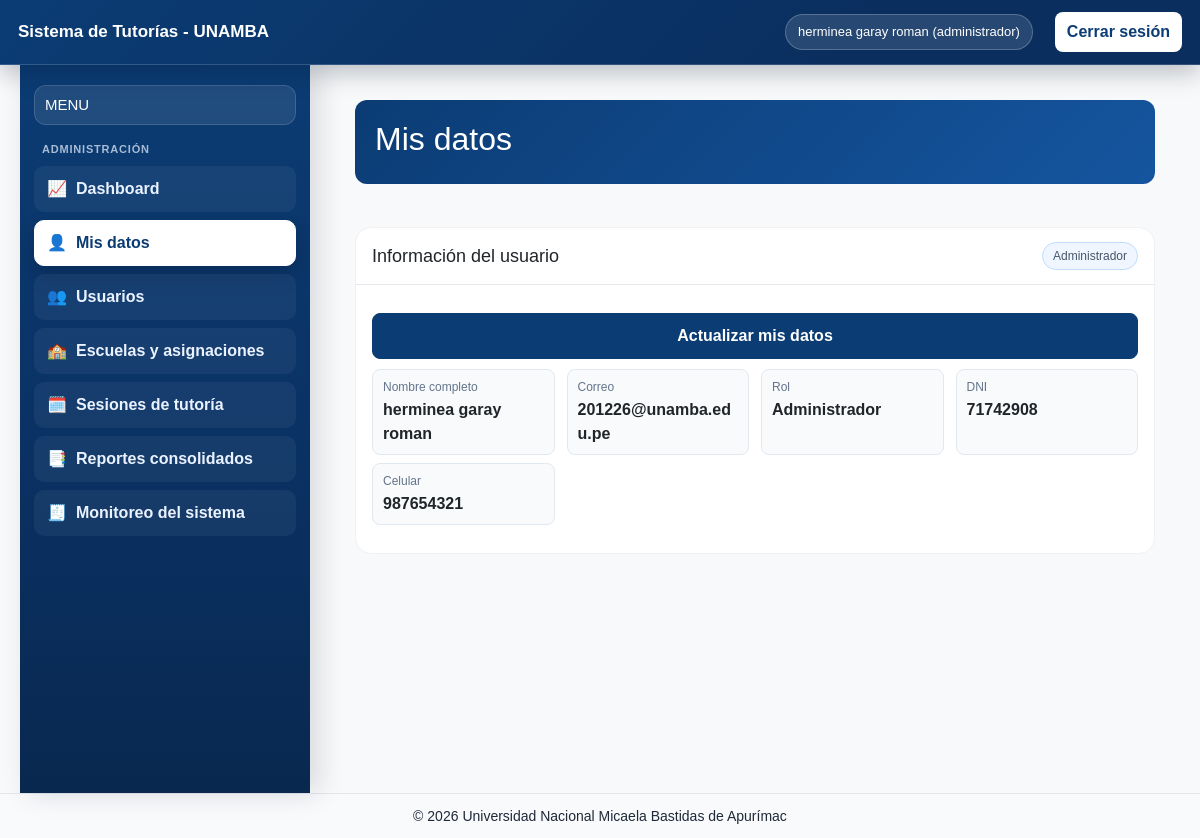
Screenshot of /index.php?route=perfil/mis-datos (signed in) with the database file from the repository.
### tables this page shows
CREATE TABLE `usuarios` (
  `id_usuario` int(11) NOT NULL,
  `uuid_usuario` char(36) NOT NULL,
  `dni` varchar(8) NOT NULL,
  `nombres` varchar(100) NOT NULL,
  `apellidos` varchar(100) NOT NULL,
  `sexo` enum('Masculino','Femenino','Otro') DEFAULT NULL,
  `correo` varchar(100) NOT NULL,
  `password` varchar(255) NOT NULL,
  `rol` enum('administrador','tutor','estudiante','especialista') NOT NULL,
  `celular` varchar(15) DEFAULT NULL,
  `estado` tinyint(1) DEFAULT 1,
  `ultimo_acceso` datetime DEFAULT NULL,
  `created_at` timestamp NOT NULL DEFAULT current_timestamp()
);

### app/controllers/PerfilController.php (called while the page is built, shortened)
<?php
require_once __DIR__ . '/../helpers/Auth.php';
require_once __DIR__ . '/../models/Usuario.php';
class PerfilController
{
    public function misDatos(): void
    {
        $authUser = Auth::user();
        $usuarioModel = new Usuario();
        $userDb = $usuarioModel->findFullById((int)($authUser['id'] ?? 0));
        $user = is_array($userDb) ? $userDb : $authUser;
        $rol = (string)($user['rol'] ?? $authUser['rol'] ?? '');
        require __DIR__ . '/../../views/perfil/mis_datos.php';
    }
}

### app/helpers/Auth.php (called while the page is built, shortened)
<?php
class Auth
{
    public static function user(): ?array
    {
        return $_SESSION['user'] ?? null;
    }
}

### app/models/Usuario.php (called while the page is built, shortened)
<?php
require_once __DIR__ . '/../config/database.php';
class Usuario
{
    private PDO $db;
    public function __construct()
    {
        $this->db = db();
    }
    public function findFullById(int $id): ?array
    {
        $sql = "SELECT
                    id_usuario,
                    uuid_usuario,
                    dni,
                    nombres,
                    apellidos,
                    sexo,
                    correo,
                    password,
                    rol,
                    celular,
                    estado,
                    ultimo_acceso,
                    created_at
                FROM usuarios
                WHERE id_usuario = :id
                LIMIT 1";
        $stmt = $this->db->prepare($sql);
        $stmt->execute(['id' => $id]);
        $user = $stmt->fetch(PDO::FETCH_ASSOC);
        return $user ?: null;
    }
}

### app/config/database.php (called while the page is built, shortened)
<?php
function db(): PDO
{
    static $pdo = null;
    if ($pdo instanceof PDO) {
        return $pdo;
    }
    $host = $_ENV['DB_HOST'] ?? getenv('DB_HOST') ?: '127.0.0.1';
    $port = $_ENV['DB_PORT'] ?? getenv('DB_PORT') ?: '3306';
    $name = $_ENV['DB_NAME'] ?? getenv('DB_NAME') ?: 'sistema_tutoria_unamba';
    $user = $_ENV['DB_USER'] ?? getenv('DB_USER') ?: 'root';
    $pass = $_ENV['DB_PASS'] ?? getenv('DB_PASS') ?: '';
    $dsn = "mysql:host={$host};port={$port};dbname={$name};charset=utf8mb4";
    $pdo = new PDO($dsn, $user, $pass, [
        PDO::ATTR_ERRMODE            => PDO::ERRMODE_EXCEPTION,
        PDO::ATTR_DEFAULT_FETCH_MODE => PDO::FETCH_ASSOC,
        PDO::ATTR_EMULATE_PREPARES   => false,
    ]);
    return $pdo;
}

### views/perfil/mis_datos.php (the view, shortened to what this page needs)
<?php require_once __DIR__ . '/../layouts/header.php'; ?>
<?php require_once __DIR__ . '/../layouts/sidebar.php'; ?>
<?php
$user = $user ?? [];
$rol = (string)($rol ?? ($user['rol'] ?? 'usuario'));
$nombreCompleto = trim((string)(($user['nombre'] ?? '') ?: (($user['nombres'] ?? '') . ' ' . ($user['apellidos'] ?? ''))));
$dni = (string)($dni ??($user['codigo'] ?? 'No registrado'));
$celular = (string)($celular ?? ($user['celular'] ?? 'No registrado'));
?>
<div class="content student-dashboard">
    <section class="student-hero">
        <div>
            <h2>Mis datos</h2>
        </div>
    </section>
    <section class="card student-panel">
        <div class="student-panel-header">
            <h3>Información del usuario</h3>
            <span class="student-panel-count"><?= htmlspecialchars(ucfirst($rol)) ?></span>
        </div>
        <div class="mis-detail-body">
            <div style="display:flex; justify-content:flex-end; margin-bottom:10px;">
                <button type="button" class="student-btn-secondary" id="openEditarPerfilModal">Actualizar mis datos</button>
            </div>
            <div class="mis-meta-grid">
                <div><span>Nombre completo</span><strong><?= htmlspecialchars($nombreCompleto) ?></strong></div>
                <div><span>Correo</span><strong><?= htmlspecialchars((string)($user['correo'] ?? $user['email'] ?? 'No registrado')) ?></strong></div>
                <div><span>Rol</span><strong><?= htmlspecialchars(ucfirst($rol)) ?></strong></div>
                <div><span>DNI</span><strong><?= htmlspecialchars($dni) ?></strong></div>
                <div><span>Celular</span><strong><?= htmlspecialchars($celular) ?></strong></div>
            </div>
        </div>
    </section>
</div>
<?php require_once __DIR__ . '/../layouts/footer.php'; ?>

### views/layouts/header.php (shortened to what this page needs)
<?php
require_once __DIR__ . '/../../app/helpers/Auth.php';
$user = Auth::user();
$nombreCompleto = trim((string)(($user['nombre'] ?? '') ?: (($user['nombres'] ?? '') . ' ' . ($user['apellidos'] ?? ''))));
?>
<!DOCTYPE html>
<html lang="es">
<head>
    <link href="https://cdn.jsdelivr.net/npm/bootstrap@5.3.3/dist/css/bootstrap.min.css" rel="stylesheet">
    <link rel="stylesheet" href="assets/css/style.css">
</head>
<body>
<header class="topbar app-topbar">
    <div class="topbar-left">
        <div>
            <strong class="topbar-title">Sistema de Tutorías - UNAMBA</strong>
        </div>
    </div>
    <nav class="topbar-nav">
        <?php if ($user): ?>
            <span class="topbar-user"><?= htmlspecialchars($nombreCompleto) ?> (<?= htmlspecialchars((string)($user['rol'] ?? '')) ?>)</span>
            <a class="topbar-logout" href="index.php?route=logout">Cerrar sesión</a>
        <?php endif; ?>
    </nav>
</header>
<div class="container-fluid app-shell">

### public/assets/css/style.css (style rules this page uses)
* { box-sizing: border-box; font-family: Arial, sans-serif; }
body { margin: 0; background: #f5f7fb; color: #1f2937; }
.topbar { background: #0b3c74; color: #fff; padding: 12px 18px; display: flex; justify-content: space-between; align-items: center; }
.app-topbar { background: linear-gradient(135deg, #0b3c74 0%, #0a2f5f 70%); border-bottom: 1px solid rgba(255, 255, 255, 0.16); box-shadow: 0 8px 24px rgba(2, 20, 43, 0.25); position: sticky; top: 0; z-index: 40; }
.topbar-left { display: flex; align-items: center; gap: 12px; }
.topbar-title { display: block; font-size: 17px; line-height: 1.15; }
.topbar-nav { display: flex; align-items: center; gap: 10px; }
.topbar-user { font-size: 13px; background: rgba(255, 255, 255, 0.12); border: 1px solid rgba(255, 255, 255, 0.22); border-radius: 999px; padding: 7px 12px; }
.topbar-logout { display: inline-block; background: #ffffff; color: #0b3c74 !important; border-radius: 8px; padding: 8px 12px; font-weight: 700; text-decoration: none; }
.topbar a { color: #fff; margin-left: 12px; text-decoration: none; }
.app-shell { display: flex; }
.content { margin-left: 20px; margin-top: 10px; padding: 20px; width: calc(100% - 250px); }
.content { flex: 1; padding: 24px; }
.app-shell .content { min-height: calc(10vh - 30px); }
input, textarea, select, button { width: 100%; padding: 10px; border: 1px solid #cfd7e3; border-radius: 6px; }
button { margin-top: 14px; background: #0b3c74; color: #fff; border: none; cursor: pointer; }
:root { --azul-oscuro: #0b1f4d; --azul-hover: #102c70; --texto-blanco: #ffffff; }
.card { background: #fff; border: 1px solid #e5e7eb; border-radius: 8px; padding: 14px; }
.student-dashboard { display: flex; flex-direction: column; gap: 18px; }
.student-hero { background: linear-gradient(135deg, #0b3c74, #15559f); color: #ffffff; border-radius: 12px; padding: 20px; display: flex; justify-content: space-between; align-items: center; gap: 12px; }
.student-hero h2 { margin: 0 0 6px; }
.student-panel { padding: 0; overflow: hidden; }
.student-panel-header { padding: 14px 16px; border-bottom: 1px solid #e5e7eb; display: flex; justify-content: space-between; align-items: center; gap: 10px; }
.student-panel-header h3 { margin: 0; font-size: 18px; }
.student-panel-count { font-size: 12px; color: #475569; background: #eff6ff; border: 1px solid #bfdbfe; border-radius: 999px; padding: 4px 10px; }
.student-btn-primary, .student-btn-secondary { display: inline-block; text-decoration: none; border-radius: 8px; font-weight: 600; padding: 10px 14px; }
.student-btn-secondary { background: #0b3c74; color: #ffffff; border: 1px solid #0b3c74; }
.mis-detail-body { padding: 14px 16px 18px; }
.mis-meta-grid { display: grid; grid-template-columns: repeat(auto-fit, minmax(180px, 1fr)); gap: 8px 12px; margin-bottom: 10px; }
.mis-meta-grid div { background: #f8fafc; border: 1px solid #e2e8f0; border-radius: 8px; padding: 8px 10px; }
.mis-meta-grid span { display: block; font-size: 12px; color: #64748b; margin-bottom: 2px; }
.student-dashboard { padding: 25px; }
.student-hero { display:flex; justify-content:space-between; align-items:center; margin-bottom:25px; }
.card { transition: background-color 0.5s ease, color 0.5s ease; }
:root { --primary-unamba: #0d47a1; --secondary-unamba: #1976d2; --bg-light: #f8f9fa; }
:root { --navy-blue: #002B5B; --navy-light: #004c8c; --bg-soft-red: #fee2e2; --bg-soft-yellow: #fef3c7; --bg-soft-green: #d1fae5; --bg-soft-blue: #e0e7ff; }
@media (min-width: 992px) { .app-shell.container-fluid { padding-left: 20px; padding-right: 20px; } }
:root { --unamba-blue: #003a6d; --unamba-blue-dark: #002244; --unamba-green: #006837; --unamba-gold: #f9b233; --dark-slate: #1e293b; }
:root { --unamba-gold: #C5A059; --unamba-blue-dark: #002244; }
:root { --unamba-purple: #220650; }
body { background-color: #f8f9fa; font-family: 'Segoe UI', Tahoma, Geneva, Verdana, sans-serif; }
.card { border-radius: 1rem; border: 1px solid #f1f1f1; }

### rows the page displays
usuarios: rol "administrador", rol "Administrador", correo "201226@unamba.edu.pe", dni "71742908", celular "987654321"

### other values shown
$nombreCompleto "herminea garay roman"
